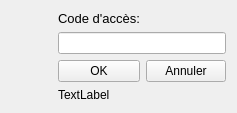
<?xml version="1.0" encoding="UTF-8"?>
<ui version="4.0">
 <class>F_PopUpCode</class>
 <widget class="QWidget" name="F_PopUpCode">
  <property name="geometry">
   <rect>
    <x>0</x>
    <y>0</y>
    <width>237</width>
    <height>110</height>
   </rect>
  </property>
  <property name="windowTitle">
   <string>Form</string>
  </property>
  <layout class="QGridLayout" name="gridLayout_2">
   <item row="0" column="2">
    <layout class="QGridLayout" name="gridLayout">
     <item row="0" column="0">
      <widget class="QLabel" name="Lb_Code">
       <property name="font">
        <font>
         <pointsize>10</pointsize>
        </font>
       </property>
       <property name="text">
        <string>Code d'accès:</string>
       </property>
      </widget>
     </item>
     <item row="1" column="0" colspan="2">
      <widget class="QLineEdit" name="LE_Code"/>
     </item>
     <item row="3" column="0" colspan="2">
      <widget class="QLabel" name="Lb_Erreur">
       <property name="text">
        <string>TextLabel</string>
       </property>
      </widget>
     </item>
     <item row="2" column="0">
      <widget class="QPushButton" name="Bt_OK">
       <property name="text">
        <string>OK</string>
       </property>
      </widget>
     </item>
     <item row="2" column="1">
      <widget class="QPushButton" name="Bt_Annuler">
       <property name="text">
        <string>Annuler</string>
       </property>
      </widget>
     </item>
    </layout>
   </item>
   <item row="0" column="1">
    <widget class="QLabel" name="label">
     <property name="maximumSize">
      <size>
       <width>50</width>
       <height>50</height>
      </size>
     </property>
     <property name="text">
      <string/>
     </property>
     <property name="pixmap">
      <pixmap resource="ImagesIcones.qrc">:/Verrouiller.png</pixmap>
     </property>
     <property name="scaledContents">
      <bool>true</bool>
     </property>
    </widget>
   </item>
  </layout>
 </widget>
 <resources>
  <include location="ImagesIcones.qrc"/>
 </resources>
 <connections/>
</ui>
